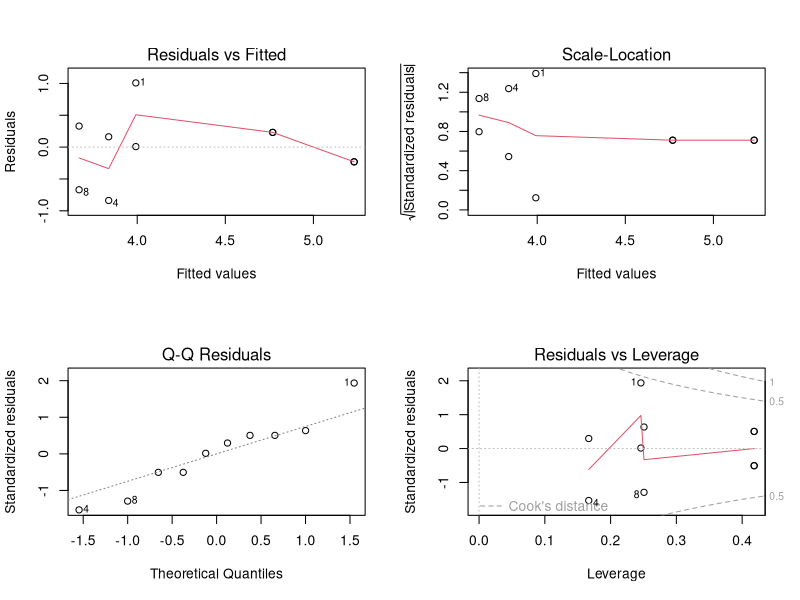
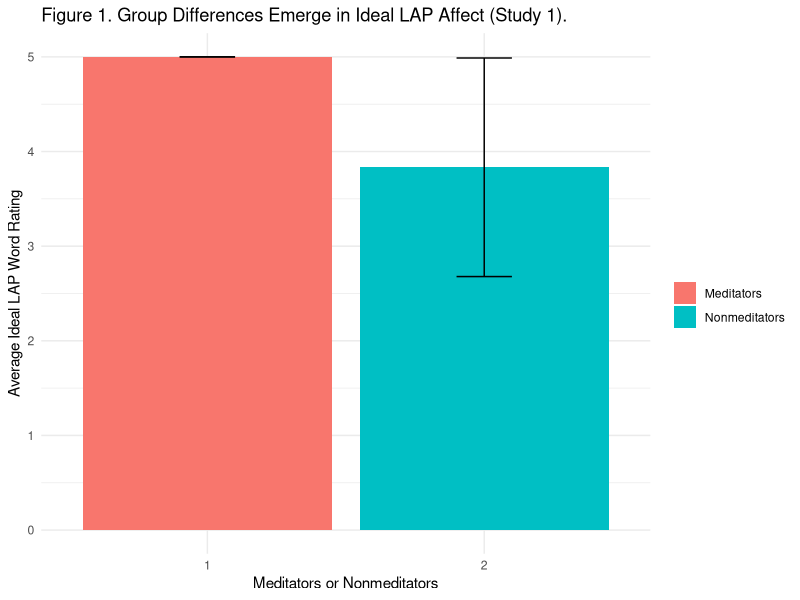

Write R code to recreate these figures, in order.
## ---- chunk 1
library(forcats)
library(tidyverse)
library(dplyr)
library(tidyr)
pilotData <- read_csv(file="Test2.csv", col_names = T, col_types = NULL, na = c("", "NA"))
pilot <- slice(pilotData, 2:6) # Removing introductory rows
## ---- chunk 2
# Change the relevant columns into numeric values.
# Ideal
pilot$I_peaceful <- as.numeric(pilot$I_peaceful)
pilot$I_calm <- as.numeric(pilot$I_calm)
pilot$I_enthusiastic <- as.numeric(pilot$I_enthusiastic)
pilot$I_euphoric <- as.numeric(pilot$I_euphoric)

# Actual
pilot$A_peaceful <- as.numeric(pilot$A_peaceful)
pilot$A_calm <- as.numeric(pilot$A_calm)
pilot$A_enthusiastic <- as.numeric(pilot$A_enthusiastic)
pilot$A_euphoric <- as.numeric(pilot$A_euphoric)
## ---- chunk 3
# Now find the relevant means to use for plotting and ANCOVA. Group_by "Meditator"
IdealLAP <- group_by(pilot, Meditator)
IdealLAP <- summarize(IdealLAP, avg = mean(I_calm+I_peaceful)/2, sd = sd(I_calm+I_peaceful))

IdealHAP <- group_by(pilot, Meditator)
IdealHAP <- summarize(IdealHAP, avg = mean(I_enthusiastic+I_euphoric)/2)
## ---- chunk 4
# Need to adjust Age (+17 to each value) because Qualtrics listed the order of the answer options rather than the selected value.
pilot$Age <- as.numeric(pilot$Age)
pilot$Age <- pilot$Age + 17
## ---- chunk 5
# I think I still need to gather relevant Ideal and Actual groups in pilot so that I have a single variable to point to in my ANCOVA.
gathered_pilot <- gather(pilot, 
                         key = "IdealLAPword", 
                         value = "IdealLAPRating", 
                         I_calm,
                         I_peaceful)
# gathered_pilot <- gather(pilot, 
#                          key = "IdealHAPword", 
#                          value = "IdealHAPRating", 
#                          I_euphoric,
#                          I_enthusiastic)
# gathered_pilot <- gather(pilot, 
#                          key = "ActualLAPword", 
#                          value = "ActualLAPRating", 
#                          A_calm,
#                          A_peaceful)
# gathered_pilot <- gather(pilot, 
#                          key = "ActualHLAPword", 
#                          value = "ActualHAPRating", 
#                          A_euphoric,
#                          A_enthusiastic)
## ---- chunk 6
# Analysis of Covariance 
fit <- aov(IdealLAPRating ~ Meditator + Age, data=gathered_pilot)
fit
## ---- chunk 7
layout(matrix(c(1,2,3,4),2,2))
plot(fit)
## ---- chunk 8
summary(fit)
## ---- chunk 9
library(ggplot2)
p <- ggplot(data=IdealLAP,
            mapping = aes(x=Meditator, 
                          y = avg))
p + geom_col(aes(fill = Meditator))+
  xlab("Meditators or Nonmeditators")+ # Would still like to remove the "1" and "2" on the x axis.
  ylab("Average Ideal LAP Word Rating")+
  ggtitle("Figure 1. Group Differences Emerge in Ideal LAP Affect (Study 1).")+
  scale_fill_discrete(name = "",
                      breaks=c("1","2"),
                      labels = c("Meditators", "Nonmeditators"))+
  theme_minimal()+
  geom_errorbar(aes(ymin=avg-sd, ymax=avg+sd), # I'm not sure that I want standard deviation here.
                width=.2,                   
                position=position_dodge(.9))
 
## ---- chunk 10
###Data Preparation

####Load Relevant Libraries and Functions

####Import data

#### Data exclusion / filtering

#### Prepare data for analysis - create columns etc.
